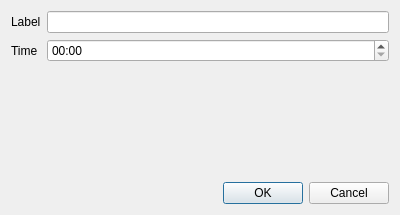
<?xml version="1.0" encoding="UTF-8"?>
<ui version="4.0">
 <class>TimerCreateDialog</class>
 <widget class="QDialog" name="TimerCreateDialog">
  <property name="geometry">
   <rect>
    <x>0</x>
    <y>0</y>
    <width>400</width>
    <height>215</height>
   </rect>
  </property>
  <property name="windowTitle">
   <string>New timer</string>
  </property>
  <layout class="QVBoxLayout" name="verticalLayout">
   <item>
    <layout class="QGridLayout" name="gridLayout">
     <item row="2" column="1">
      <widget class="QTimeEdit" name="eTime">
       <property name="maximumSize">
        <size>
         <width>16777215</width>
         <height>50</height>
        </size>
       </property>
       <property name="displayFormat">
        <string>HH:mm</string>
       </property>
      </widget>
     </item>
     <item row="1" column="0">
      <widget class="QLabel" name="lTimerLabel">
       <property name="maximumSize">
        <size>
         <width>16777215</width>
         <height>50</height>
        </size>
       </property>
       <property name="text">
        <string>Label</string>
       </property>
      </widget>
     </item>
     <item row="2" column="0">
      <widget class="QLabel" name="lTime">
       <property name="maximumSize">
        <size>
         <width>16777215</width>
         <height>50</height>
        </size>
       </property>
       <property name="text">
        <string>Time</string>
       </property>
      </widget>
     </item>
     <item row="1" column="1">
      <widget class="QLineEdit" name="eTimerLabel"/>
     </item>
    </layout>
   </item>
   <item>
    <spacer name="verticalSpacer">
     <property name="orientation">
      <enum>Qt::Vertical</enum>
     </property>
     <property name="sizeHint" stdset="0">
      <size>
       <width>20</width>
       <height>250</height>
      </size>
     </property>
    </spacer>
   </item>
   <item>
    <widget class="QDialogButtonBox" name="buttonBox">
     <property name="orientation">
      <enum>Qt::Horizontal</enum>
     </property>
     <property name="standardButtons">
      <set>QDialogButtonBox::Cancel|QDialogButtonBox::Ok</set>
     </property>
    </widget>
   </item>
  </layout>
 </widget>
 <tabstops>
  <tabstop>eTimerLabel</tabstop>
  <tabstop>eTime</tabstop>
 </tabstops>
 <resources/>
 <connections>
  <connection>
   <sender>buttonBox</sender>
   <signal>accepted()</signal>
   <receiver>TimerCreateDialog</receiver>
   <slot>accept()</slot>
   <hints>
    <hint type="sourcelabel">
     <x>248</x>
     <y>254</y>
    </hint>
    <hint type="destinationlabel">
     <x>157</x>
     <y>274</y>
    </hint>
   </hints>
  </connection>
  <connection>
   <sender>buttonBox</sender>
   <signal>rejected()</signal>
   <receiver>TimerCreateDialog</receiver>
   <slot>reject()</slot>
   <hints>
    <hint type="sourcelabel">
     <x>316</x>
     <y>260</y>
    </hint>
    <hint type="destinationlabel">
     <x>286</x>
     <y>274</y>
    </hint>
   </hints>
  </connection>
 </connections>
</ui>
